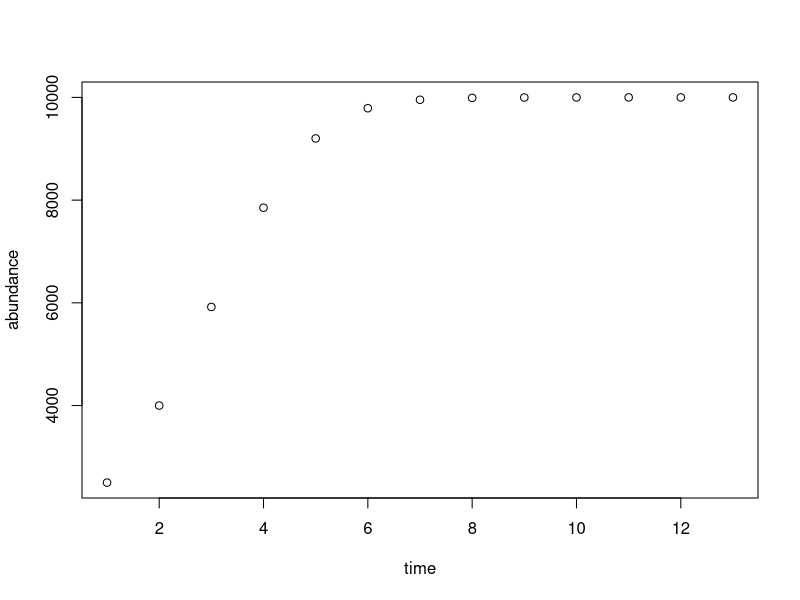

Here is the R script that generated this plot:
### Part I. Practice writing "for loops".
### 1.
for (i in 1:10){ #Creates for loop printing "hi" to console 10 times
  print( "hi" )
}

### 2.
TimPiggyBank <- 10 #Starting amount, USD
TimAllowance <- 5 #Weekly allowance, USD
TimsGumAddiction <- 2 #Number of times he purchases gum in a week
GumPrice <- 1.34 #Including tax, USD

Weeks <- 1:8 #Number of weeks to pass (8)

for ( i in Weeks ) { #Creates for loop printing Tim's piggy bank holdings after his allowance and gum addiction every week
  TimPiggyBank <- TimPiggyBank + TimAllowance - ( TimsGumAddiction * GumPrice )
  print ( paste ( "Week", i, TimPiggyBank ) )
}

### 3.
PopulationSize <- 2000 #Population size, starting at 2000
ShrinkRate <- .05 #Yearly shrinking rate of 5%
Years <- seq( 1 : 7 ) #Sequence of 7 years

for ( i in Years ) { #Creates for loop printing Population size over 7 years at constant shrink rate decrease 
  PopulationSize <- PopulationSize - ( ShrinkRate * PopulationSize )
  print( paste ( "Year", i, PopulationSize ) )
}

### 4.
n <- 2500 #Starting population size
K <- 10000 #Carrying capacity, 10000 individuals
r <- .8 #Intrinsic growth rate

print( paste ( "1", n ) ) 
for ( t in seq ( 2, 13 ) ) { #Creates a vector of discrete-time logistic growth of above given values over time
  n[t] = n[t-1] + ( r * n[t-1] * ( K - n[t-1] ) / K )
  print( paste ( t, n[t] ) )
}
print(n[12])

### Part II. Practice writing “for loops” AND practice storing the data produced by your loops in arrays.
### 5.
### a.
FiveA <- rep( 0 , 18 ) #Makes a vector of 18 0s
print(FiveA)

### b.
X <- seq( 1 , 18 ) #Makes a sequence vector of 1 to 18, assigns it to variable X
for ( i in X ) { #Multiplies each ith value of variable X by 3 and assigns that value to corresponding place
  X[i] <- ( X [i] * 3 )
}
print(X)

### c.
nn <- 18 #Length of vector
FiveC <- rep( 0, nn) #Makes a rep vector of 0, nn long
FiveC[1] <- 1 #Makes first entry of vector FiveC equal to 1
print(FiveC)

### d.
for ( i in 2:nn ) { #The value stored in ith position in the vector is equal to one plus twice the value of the previous entry 
  FiveC[i] <- ( 1 + ( 2 * FiveC[i-1] ) )
}
print(FiveC)

### 6.

nnn <- 20 #Length of vector
Six <- rep( 0, nnn ) #Creates rep vector of 0s, nnn long
Six[2] <- 1 #Makes first entry of vector Six equal to 1
for ( i in 3:20 ) { #Calculates first 20 Fibonacci numbers, where the first number is equal to 0
  Six[i] <- Six[i-2] + Six[i-1]
}
print( Six )

### 7. 
abundance <- 2500 #Starting population size
K <- 10000 #Carrying capacity, 10000 individuals
r <- .8 #Intrinsic growth rate
time <- seq( 1, 13 )

for ( t in time[2:13] ) { #Creates a vector of population abundance over time
  abundance[t] = abundance[t-1] + ( r * abundance[t-1] * ( K - abundance[t-1] ) / K )
  print( paste ( t, abundance[t] ) )
}

plot(time,abundance) #Plots time,abundance vectors created above


